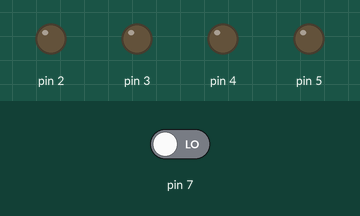
This sketch was run on a simulated Arduino Uno, built with avr-gcc and run on an emulated ATmega328P. On the bench: output pins drawn as LEDs (lit = HIGH). The inputs (shaded band) are chosen by the test bench; at power-on: pin 7 LOW.

Above: at 1.2 s.
1.3 s: pin 7 driven HIGH
At 2.1 s:
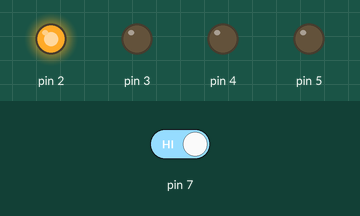
At 3.0 s:
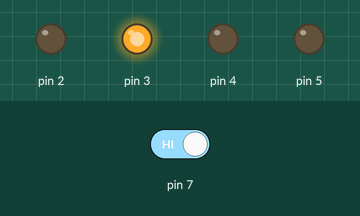
4.3 s: pin 7 driven LOW
At 5.1 s:
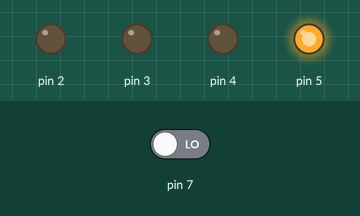
Timing chart, 0 to 7.3 s (numbered marks = the images above; inputs shaded):
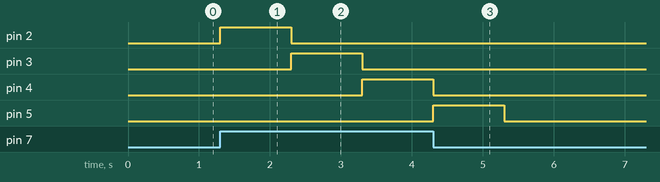

The sketch:

taf1_chenillard.ino
```cpp
int i;
void setup() {
  for (i = 2; i < 6; i++) {
    pinMode(i, OUTPUT);
  }
  pinMode(7, INPUT);
}
void loop() {
  if (digitalRead(7) == HIGH) {
    for (i = 2; i < 6; i++) {
      digitalWrite(i, HIGH);
      delay(1000);
      digitalWrite(i, LOW);
    }
  }
  else if(digitalRead(7) == LOW) {
    for (i = 2; i < 6; i++) {
      digitalWrite(i, LOW);
    }
  }
}
```

Measured:
- after the input at 1.3 s, pin 2: LOW → HIGH at once, → LOW 1.0 s later; pin 3: LOW → HIGH after 1.0 s, → LOW 1.0 s later; pin 4: LOW → HIGH after 2.0 s
- after the input at 4.3 s, pin 2, pin 3: stops changing and stays LOW; pin 4: goes on until 4.3 s, then stays LOW; pin 5: goes on until 5.3 s, then stays LOW
